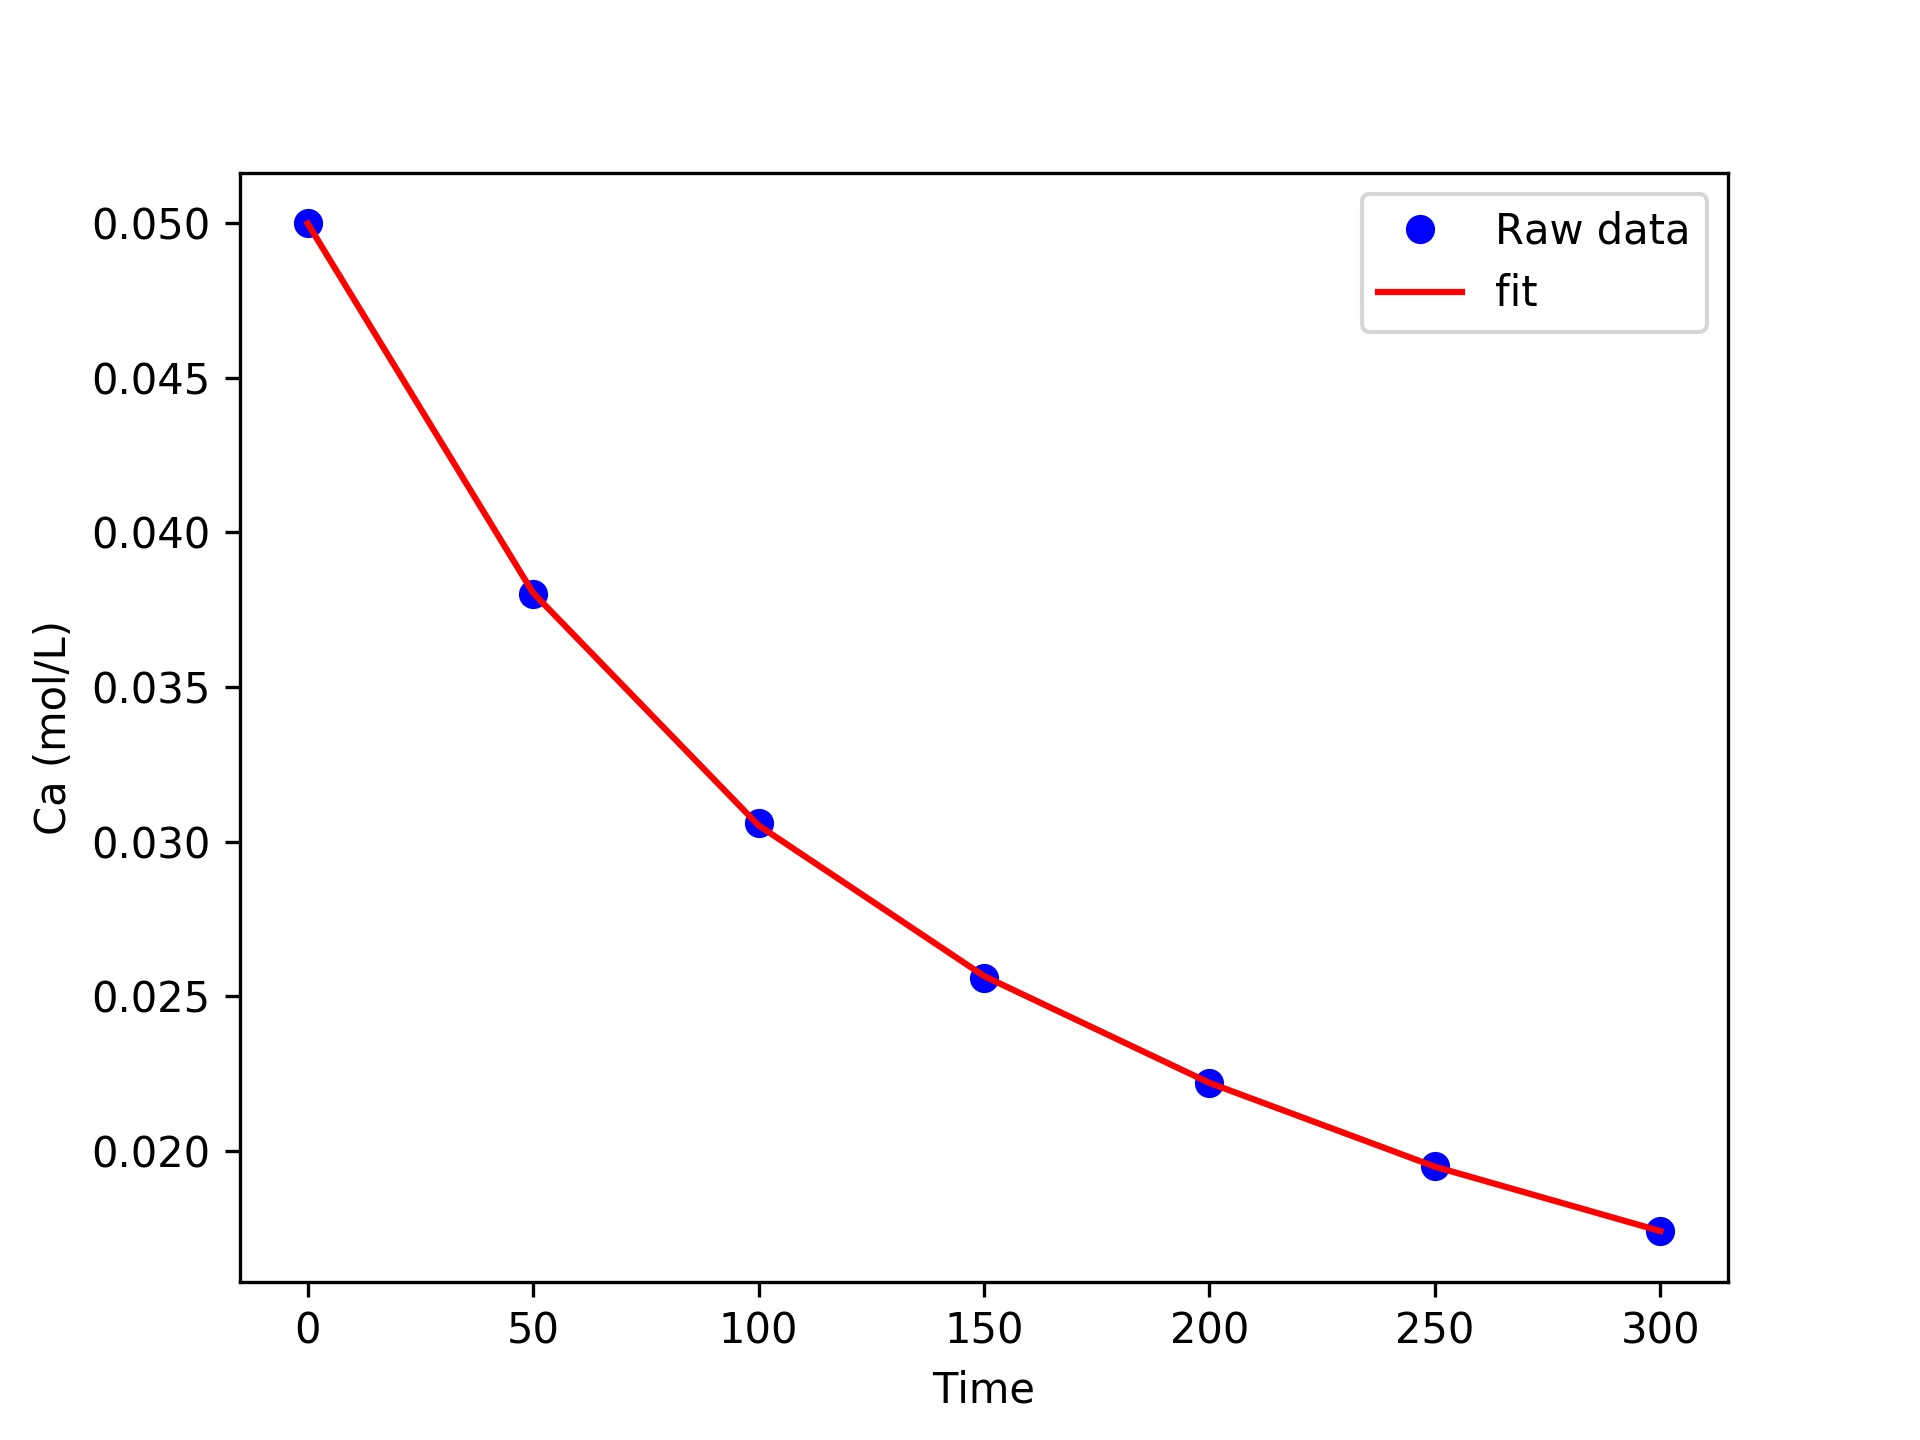

Recreate this plot in Python.
# _*_ coding: utf-8 _*_

from pycse import regress
import numpy as np

time=np.array([0.0,50.0,100.0,150.0,200.0,250.0,300.0])
Ca=np.array([50.0,38.0,30.6,25.6,22.2,19.5,17.4])*1e-3

T=np.column_stack([time**0,time,time**2,time**3,time**4])

alpha=0.05
p,pint,se=regress(T,Ca,alpha)
print(pint)

# new one

import numpy as np
from scipy.stats.distributions import t

time=np.array([0.0,50.0,100.0,150.0,200.0,250.0,300.0])
Ca=np.array([50.0,38.0,30.6,25.6,22.2,19.5,17.4])*1e-3

T=np.column_stack([time**0,time,time**2,time**3,time**4])

p,res,rank,s=np.linalg.lstsq(T,Ca)
# the parameter are now in p

# compute the confidence intervals

n=len(Ca)
k=len(p)

sigma2=np.sum((Ca-np.dot(T,p))**2)/(n-k) # RMSE

C=sigma2*np.linalg.inv(np.dot(T.T,T))  # covariance matrix
se=np.sqrt(np.diag(C)) # standard error

alhpa=0.05 #100*(1-alpha) confidence level

sT=t.ppf(1.0-alpha/2.0,n-k) # student T multiplier
CI=sT*se

for beta,c1 in zip(p,CI):
    print('{2:1.2e} {0:1.4e} {1:1.4e}'.format(beta-c1,beta+c1,beta))

SS_tot=np.sum((Ca-np.mean(Ca))**2)
SS_err=np.sum((np.dot(T,p)-Ca)**2)

Rsq=1-SS_err/SS_tot
print('R^2 = {0}'.format(Rsq))

# plot fit

import matplotlib.pyplot as plt

plt.plot(time,Ca,'bo',label='Raw data')
plt.plot(time,np.dot(T,p),'r-',label='fit')
plt.xlabel('Time')
plt.ylabel('Ca (mol/L)')
plt.legend(loc='best')
plt.savefig('58.jpg',dpi=300)
plt.show()
print('plot done')
print('I will fight for myself')